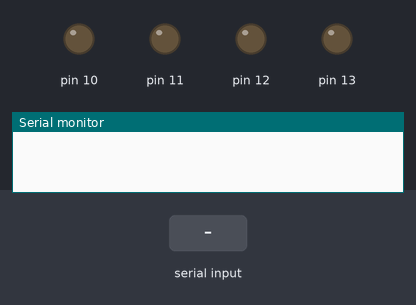
A sketch run on a simulated Arduino Uno, built with avr-gcc and run on an emulated ATmega328P. On the bench: output pins drawn as LEDs (lit = HIGH), the last lines printed to the serial monitor. The inputs (shaded band) are chosen by the test bench.

Above: at 1.2 s.
1.3 s: "3\n" received over Serial
At 1.9 s:
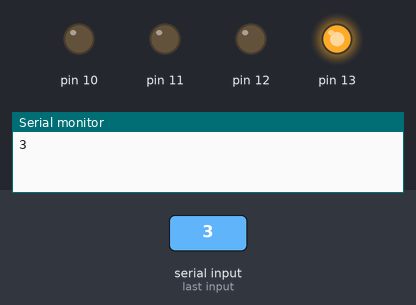
2.8 s: byte 65 ('A') received over Serial
At 4.0 s:
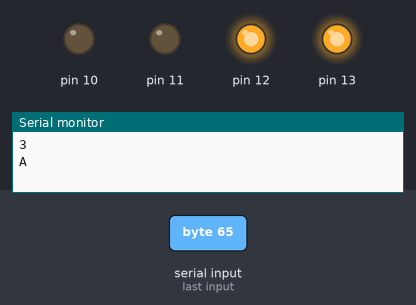
4.3 s: byte 88 ('X') received over Serial
At 5.4 s:
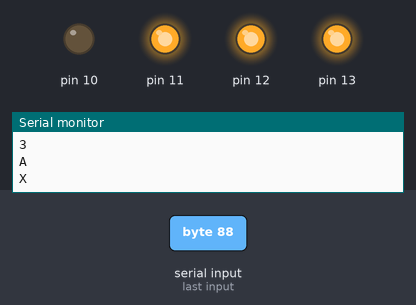
5.8 s: byte 66 ('B') received over Serial
At 6.5 s:
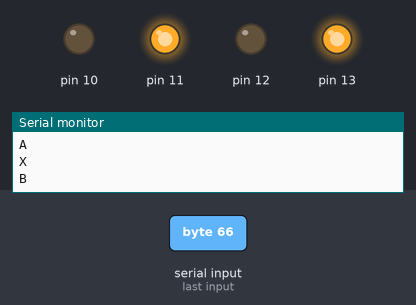
7.3 s: byte 50 ('2') received over Serial
At 7.7 s:
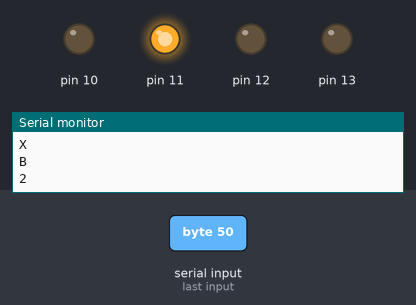
8.8 s: byte 49 ('1') received over Serial
At 10.0 s:
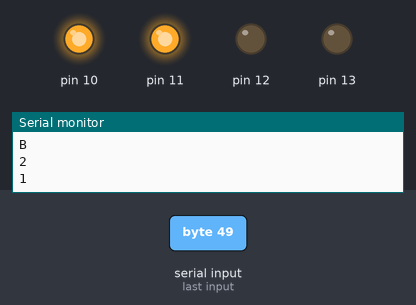
Timing chart, 0 to 11.3 s (numbered marks = the images above; inputs shaded):
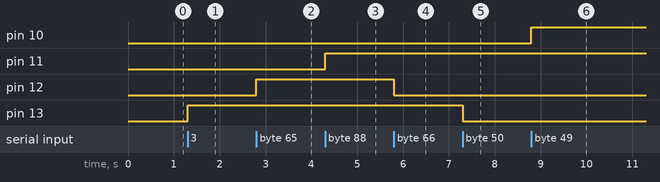

Measured:
- after the input at 1.3 s, pin 13: LOW → HIGH at once
- after the input at 2.8 s, pin 12: LOW → HIGH at once
- after the input at 4.3 s, pin 11: LOW → HIGH at once
- after the input at 5.8 s, pin 12: HIGH → LOW at once
- after the input at 7.3 s, pin 13: HIGH → LOW at once
- after the input at 8.8 s, pin 10: LOW → HIGH at once

The sketch:

Hardware_code.ino
```cpp
char Incoming_value = 0;

void setup()
{
  Serial.begin(9600);

  // Set pin modes for the 4 devices
  pinMode(13, OUTPUT);
  pinMode(12, OUTPUT);
  pinMode(11, OUTPUT);
  pinMode(10, OUTPUT);
}

void loop()
{
  if(Serial.available() > 0)
  {
    Incoming_value = Serial.read();
    Serial.print(Incoming_value);
    Serial.print("\n");

    // Control pin 13 - 3 on, 2 off
    if(Incoming_value == '3')
      digitalWrite(13, HIGH);
    else if(Incoming_value == '2')
      digitalWrite(13, LOW);

    // Control pin 12 - A on, B off
    if(Incoming_value == 'A')
      digitalWrite(12, HIGH);
    else if(Incoming_value == 'B')
      digitalWrite(12, LOW);

    // Control pin 11 - X on, Y off
    if(Incoming_value == 'X')
      digitalWrite(11, HIGH);
    else if(Incoming_value == 'Y')
      digitalWrite(11, LOW);

    // Control pin 10 - 1 on, 0 off
    if(Incoming_value == '1')
      digitalWrite(10, HIGH);
    else if(Incoming_value == '0')
      digitalWrite(10, LOW);
  }
}
```
